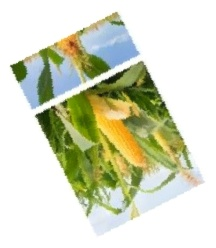
#> input picture dataset_crops/corn/healthy/corn_003_aug_014_aug_063.jpg, 216 x 248 px
$ python -i augment_to_target.py   (imports and definitions only)
#> lines starting #> are read from the running program, lines starting #| are printed output that depends on the picture
#> further down, picture is the input picture: PIL image 216x248 RGB; mean R, G, B 212.5, 216, 192.1
from pathlib import Path
import argparse
import random
from PIL import Image, ImageEnhance, ImageOps, ImageFilter

VALID_EXTENSIONS = {".jpg", ".jpeg", ".png", ".bmp", ".webp"}

CROPS = ["corn", "eggplant", "pepper", "rice", "tomato"]
HEALTHS = ["healthy", "unhealthy"]


def is_image_file(path: Path) -> bool:
    return path.is_file() and path.suffix.lower() in VALID_EXTENSIONS


def list_images(folder: Path):
    return [p for p in folder.iterdir() if is_image_file(p)]


# [7 lines left out: function safe_open_image, not called in this run]


def random_augment(img: Image.Image) -> Image.Image:
    # Small random rotation
    angle = random.uniform(-18, 18)
    img = img.rotate(angle, resample=Image.Resampling.BICUBIC, expand=False)
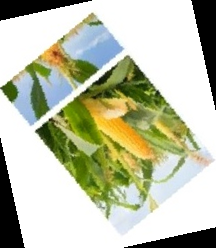
#> img: PIL image 216x248 RGB; mean R, G, B 189.7, 193.2, 169.3

    # Random horizontal flip
    if random.random() < 0.5:
        img = ImageOps.mirror(img)

    # Random vertical flip (less frequent)
    if random.random() < 0.15:
        img = ImageOps.flip(img)

    # Random brightness
    if random.random() < 0.8:
        enhancer = ImageEnhance.Brightness(img)
        img = enhancer.enhance(random.uniform(0.8, 1.2))

    # Random contrast
    if random.random() < 0.8:
        enhancer = ImageEnhance.Contrast(img)
        img = enhancer.enhance(random.uniform(0.8, 1.2))

    # Random color
    if random.random() < 0.7:
        enhancer = ImageEnhance.Color(img)
        img = enhancer.enhance(random.uniform(0.85, 1.15))

    # Slight sharpness change
    if random.random() < 0.5:
        enhancer = ImageEnhance.Sharpness(img)
        img = enhancer.enhance(random.uniform(0.9, 1.3))

    # Occasional blur
    if random.random() < 0.15:
        img = img.filter(ImageFilter.GaussianBlur(radius=random.uniform(0.2, 0.8)))

    # Random crop + resize back
    if random.random() < 0.6:
        w, h = img.size
#> w = 216; h = 248
        crop_ratio = random.uniform(0.88, 0.98)
        new_w = int(w * crop_ratio)
#> new_w = 196
        new_h = int(h * crop_ratio)
#> new_h = 225

        if new_w < w and new_h < h:
            left = random.randint(0, w - new_w)
#> left = 3
            top = random.randint(0, h - new_h)
#> top = 19
            img = img.crop((left, top, left + new_w, top + new_h))
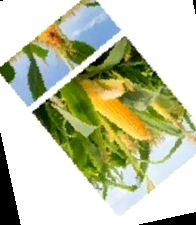
#> img: PIL image 196x225 RGB; mean R, G, B 193.1, 197.6, 167.1
            img = img.resize((w, h), Image.Resampling.LANCZOS)
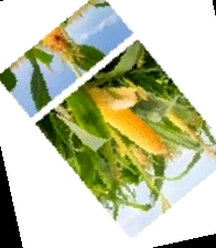
#> img: PIL image 216x248 RGB; mean R, G, B 193.1, 197.5, 167.1

    return img


def next_augmented_filename(folder: Path, stem: str, counter: int) -> Path:
    return folder / f"{stem}_aug_{counter:04d}.jpg"


# [100 lines left out: functions augment_folder_to_target, validate_structure, main, not called in this run]


# [2 lines not run here, left out]

>>> from PIL import Image
>>> picture = Image.open('dataset_crops/corn/healthy/corn_003_aug_014_aug_063.jpg')
>>> result = random_augment(picture)

$ run again, on dataset_crops/corn/unhealthy/corn_growth_disease_043_aug_086_aug_0040.jpg
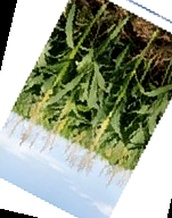
#> input picture dataset_crops/corn/unhealthy/corn_growth_disease_043_aug_086_aug_0040.jpg, 172 x 218 px
#> picture is the input picture: PIL image 172x218 RGB; mean R, G, B 153.6, 161.5, 142.7
#> in random_augment, `img = img.rotate(angle, resample=Image.Resampling.BICUBIC, expand=False)`:
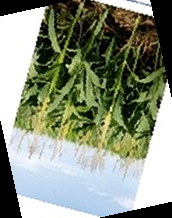
#> img: PIL image 172x218 RGB; mean R, G, B 136.4, 144.3, 125.7
#> in random_augment, `img = img.resize((w, h), Image.Resampling.LANCZOS)`:
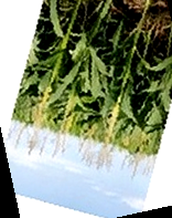
#> img: PIL image 172x218 RGB; mean R, G, B 139.3, 149.3, 128
